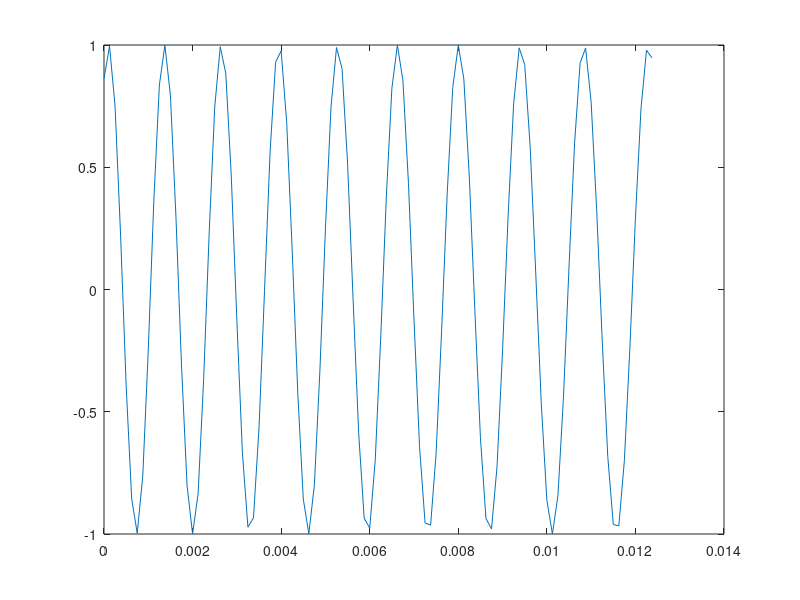

Reproduce this figure in MATLAB. (Note: this script raises an error after producing the figure.)
function sound_1
global gSampleSec;
global gNumSec;
global gNSample;
global gX;
global gT;

gSampleSec=8000;
gNumSec=10;
gNSample=gSampleSec*gNumSec;
gX=zeros(1,gNSample);
gT=zeros(1,gNSample);

build1;
plot1;
write_file1;
return

%------------------------------------------------------------
%------------------------------------------------------------
%------------------------------------------------------------
function build1
global gSampleSec;
global gNumSec;
global gNSample;
global gX;
global gT;

DelT=1/8000.0;
Fc=800.0;
Fm=4.0;
delF=400;

Wc=2*pi*Fc;
Wm=2*pi*Fm;
delW=2*pi*delF;
m1=delW/Wm;

gT = 0:DelT:gNumSec;

for N=1:gNSample
   T=gT(N);
   gX(N) = 0.99*cos(Wc*T + m1*cos(Wm*T));
end

gX=gX/max(gX);
return
%------------------------------------------------------------
%------------------------------------------------------------
%------------------------------------------------------------
function plot1
global gX;
global gT;

plot(gT(1:100),gX(1:100))
return
%------------------------------------------------------------
%------------------------------------------------------------
%------------------------------------------------------------
function write_file1
global gX;

wavwrite(gX,'test1.wav')
return
